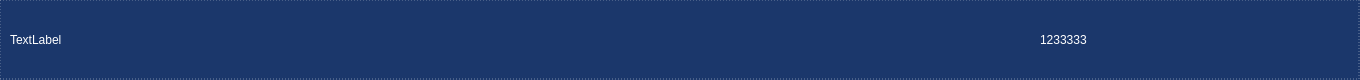
<?xml version="1.0" encoding="UTF-8"?>
<ui version="4.0">
 <class>Form</class>
 <widget class="QWidget" name="Form">
  <property name="geometry">
   <rect>
    <x>0</x>
    <y>0</y>
    <width>1360</width>
    <height>80</height>
   </rect>
  </property>
  <property name="minimumSize">
   <size>
    <width>1360</width>
    <height>80</height>
   </size>
  </property>
  <property name="windowTitle">
   <string>Form</string>
  </property>
  <property name="styleSheet">
   <string notr="true">background: none;
background-color: rgba(15, 45, 100, 200);
border-color: rgba(255, 255, 255, 100);
border-width: 1px;
border-style: dotted;</string>
  </property>
  <widget class="QLabel" name="name">
   <property name="geometry">
    <rect>
     <x>10</x>
     <y>10</y>
     <width>900</width>
     <height>60</height>
    </rect>
   </property>
   <property name="styleSheet">
    <string notr="true">background: none;
border-style: none;
color: rgb(255, 255, 255);</string>
   </property>
   <property name="text">
    <string>TextLabel</string>
   </property>
  </widget>
  <widget class="QLabel" name="value">
   <property name="geometry">
    <rect>
     <x>1040</x>
     <y>10</y>
     <width>300</width>
     <height>60</height>
    </rect>
   </property>
   <property name="styleSheet">
    <string notr="true">background: none;
border-style: none;
color: rgb(255, 255, 255);</string>
   </property>
   <property name="text">
    <string>1233333</string>
   </property>
  </widget>
 </widget>
 <resources/>
 <connections/>
</ui>
